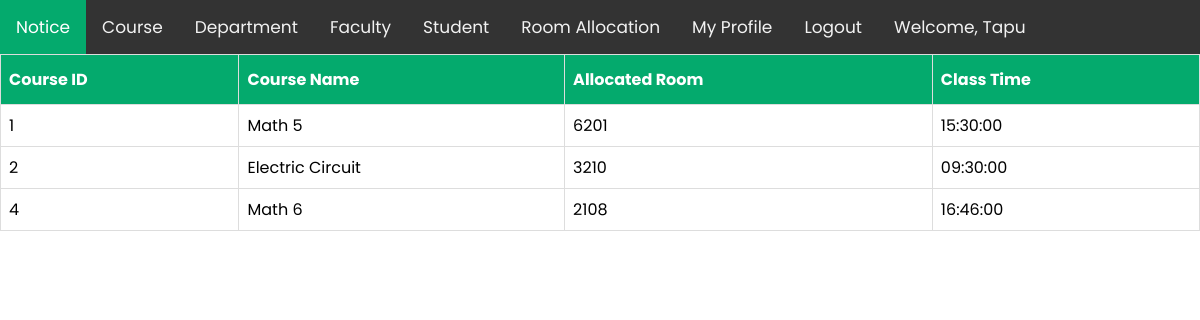
/views/ShowRoom.php (signed in), run on the app's committed database.
### tables this page shows
CREATE TABLE `room` (
  `courseId` int(11) NOT NULL,
  `courseName` varchar(50) NOT NULL,
  `roomNo` varchar(20) NOT NULL,
  `time` time NOT NULL
);

### Models/db_config.php (called while the page is built, shortened)
<?php
        function AllRoom(){
            $con = mysqli_connect('localhost','root', '', 'webtech');
            $sql = 'select * from room';
            $result = mysqli_query($con,$sql);
            $ArrayF=array();
            while($row = mysqli_fetch_assoc($result)){
                $ArrayF[]=$row;
            }
            return $ArrayF;
        }
?>

### Controllers/RoomNo.php (called while the page is built, shortened)
<?php
	require '../Models/db_config.php';
    function getRoom(){
		$student = AllRoom();
        return $student;
    }
?>

### Views/ShowRoom.php (the view, shortened to what this page needs)
<?php
    include 'navbar.php';
    require_once '../Controllers/RoomNo.php';
    $courses = getRoom();
?>
<table cellspacing="0" cellpadding="0" border="1" width="361px" height="86px">
         <tr align="center" >
             <th >Course ID</th>
             <th >Course Name</th>
             <th >Allocated Room</th>
             <th >Class Time</th>
             <?php
             echo "<tr align='center'>";
             foreach($courses as $course){
                echo "<tr>";
                echo "<td>".$course['courseId']."</td>";
                echo "<td>".$course['courseName']."</td>";
                echo "<td>".$course['roomNo']."</td>";
                echo "<td>".$course['time']."</td>";
                echo "</tr>";
                 }
             ?>
         </tr>
     </table>

### Views/navbar.php (style rules this page uses)
body { margin: 0; font-family: 'Poppins', sans-serif; }
table { font-family: 'Poppins', sans-serif; border-collapse: collapse; width: 100%; }
td, th { border: 1px solid #ddd; padding: 8px; }
th { padding-top: 12px; padding-bottom: 12px; text-align: left; background-color: #04AA6D; color: white; }

### data on the page
room: courseId "1", courseName "Math 5", roomNo "6201", time "15:30:00"
room: courseId "2", courseName "Electric Circuit", roomNo "3210", time "09:30:00"
room: courseId "4", courseName "Math 6", roomNo "2108", time "16:46:00"
